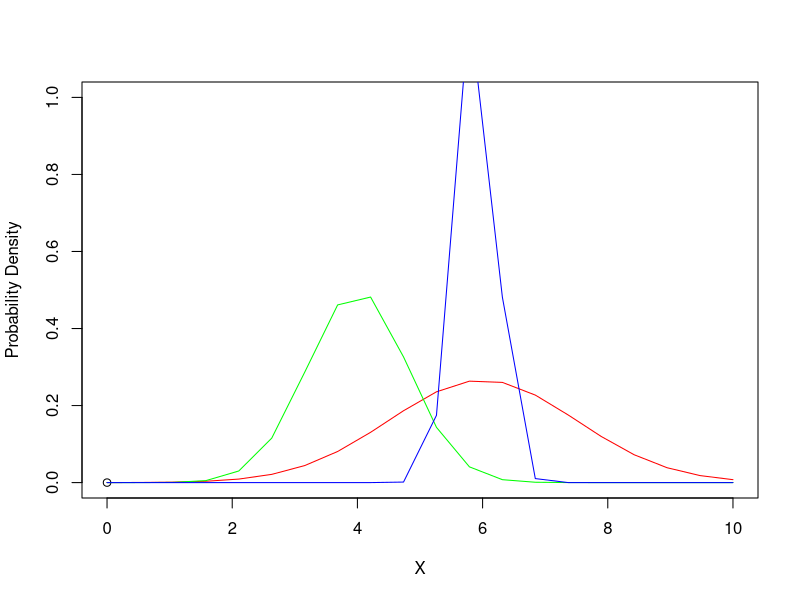

Generate this figure with R:
#set variable values
mean_data<- 6
mean_prior<- 4
sd_data<- 1.5
sd_prior<- 0.8 
n<- 20

#generate prior and data distribtuions
x<- seq(0, 10, length.out = n)
data<- dnorm(x, mean= mean_data,sd= sd_data)
prior<- dnorm(x, mean= mean_prior, sd= sd_prior)

#calculate mean, sd of posterior based on the formulae

sd_post<- sqrt(((sd_data^2)*(sd_prior^2))/((sd_data^2)+(n*(sd_prior^2))))

#to calculate the mean (x-bar) of the data, generate a random normal distribution
set.seed(123)
random_data<- rnorm(n, mean = mean_data, sd = sd_data)

mu_denom<- (sd_data^2)+(n*(sd_prior^2))
num1<- (sd_data^2)*mean_prior
num2<- n* mean(random_data)*(sd_prior^2)

mean_post<- (num1+num2)/mu_denom

#generate posterior distribution

posterior<- dnorm(x, mean= mean_post, sd = sd_post)
  
#plot graphs
plot(0,0, xlim= c(0,10), ylim=c(0,1), xlab='X', ylab='Probability Density')
lines(x, data, type = "l", col = "red")
lines(x, prior, type = "l", col = "green")
lines(x, posterior, type = "l", col = "blue")
